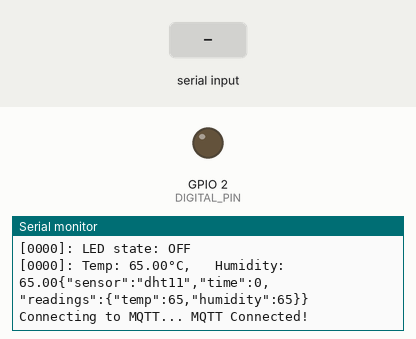
Bench run of a sketch on a simulated ESP8266 (NodeMCU). Parts: output pins drawn as LEDs (lit = HIGH), the last lines printed to the serial monitor. Inputs (shaded band) come from the test bench. WiFi joins after 1.5 s; servers stay silent unless stated; no MQTT or app messages arrive unless stated.

Above: at 2.7 s.
2.8 s: "turn_off\n" received over Serial
At 4.4 s:
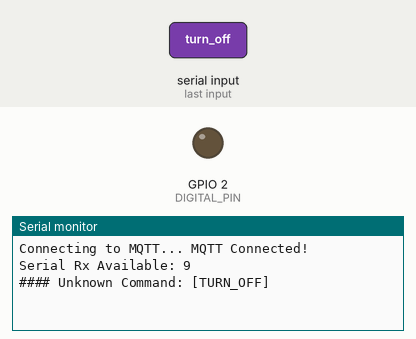
5.0 s: "1\n" received over Serial
At 6.0 s:
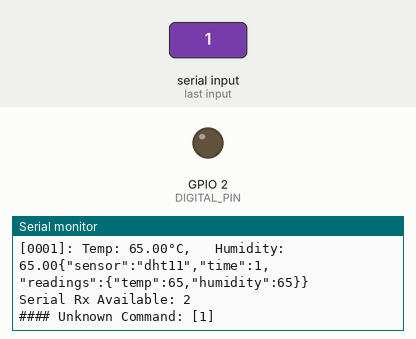
Timing chart, 0 to 8.0 s (numbered marks = the images above; inputs shaded):
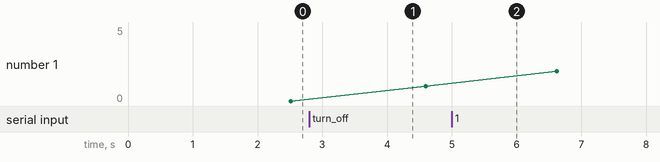

Measured:
- after the input at 2.8 s, the serial monitor: prints a new line after 0.79 s (image 1)
- after the input at 5.0 s, the serial monitor: prints a new line after 0.62 s (image 2)

The sketch:

mqtt_controls_relay.ino
```cpp
#include <ArduinoJson.h>
#include <ESP8266WiFi.h>
#include <Adafruit_Sensor.h>
#include "Adafruit_MQTT.h"
#include "Adafruit_MQTT_Client.h"
#include <stdarg.h>
//#include <dummy.h>

#if 0
//ref: https://circuits4you.com/2017/12/31/nodemcu-pinout/
#define PIN_WIRE_SDA                (4)
#define PIN_WIRE_SCL                (5)

static const uint8_t SDA            = PIN_WIRE_SDA;
static const uint8_t SCL            = PIN_WIRE_SCL;

static const uint8_t LED_BUILTIN    = 16;
static const uint8_t BUILTIN_LED    = 16;
//          NodeMCU Pin,    GPIO (Ardu),  PCB Pin Name
static const uint8_t D0             = 16;   // WAKE_UP
static const uint8_t D1             = 5;
static const uint8_t D2             = 4;
static const uint8_t D3             = 0;    // FLASH
static const uint8_t D4             = 2;    // TXD1
static const uint8_t D5             = 14;
static const uint8_t D6             = 12;
static const uint8_t D7             = 13;   // RXD2
static const uint8_t D8             = 15;   // TXD2
static const uint8_t D9_RX          = 3;    // RXD0
static const uint8_t D10_TX         = 1;    // TXD0
static const uint8_t A_IN           = A0;   // Analog input pin that the potentiometer is attached to
static const uint8_t A_OUT          = 9;    // SD2
#endif /* if 0 */

// the onoffbutton feed sets the PWM output of this pin
#define DIGITAL_PIN                 2     // GPIO2/D4
#define SERIAL_PRINTF_MAX_BUFF      256

/************************* WiFi Access Point *********************************/

#define WLAN_SSID                   "__UPDATE_ME__"
#define WLAN_PASS                   "__UPDATE_ME__"

/************************* Adafruit.io Setup *********************************/

#define AIO_SERVER                  "io.adafruit.com"
#define AIO_SERVERPORT              1883                // use 8883 for SSL
#define AIO_USERNAME                "__UPDATE_ME__"     //"...your AIO username (see https://accounts.adafruit.com)..."
#define AIO_KEY                     "__UPDATE_ME__"     //"...your AIO key..."
#define AIO_MQTT_FEED_ONOFFBUTTON   "__UPDATE_ME__"     //"...your AIO feed to use for communicating over MQTT..."

unsigned int state                  = LOW;              // Variable for the state of the LED
uint32_t delayMS_dht                = 2000;
uint32_t delayMS_loop               = 1000;
uint32_t delayMS_mqtt               = 1000;
unsigned int count                  = 0;
bool exit_loop                      = false;
bool skip_loop                      = false;
boolean stringComplete              = false;            // whether the string is complete
String inputString                  = "";               // a string to hold incoming data

// https://medium.com/@kslooi/print-formatted-data-in-arduino-serial-aaea9ca840e3
char buff[SERIAL_PRINTF_MAX_BUFF]   = {0};

// Arduino JSON: https://arduinojson.org/v6/api/json/serializejson/
DynamicJsonDocument doc(1024);  // Keeps the 'doc' on Heap
//StaticJsonDocument<1024> doc; // Keeps the 'doc' on Stack

/************ Global State (you don't need to change this!) ******************/

// Create an ESP8266 WiFiClient class to connect to the MQTT server.
WiFiClient client;
// or... use WiFiFlientSecure for SSL
//WiFiClientSecure client;

// Setup the MQTT client class by passing in the WiFi client and MQTT server and login details.
Adafruit_MQTT_Client mqtt(&client, AIO_SERVER, AIO_SERVERPORT, AIO_USERNAME, AIO_USERNAME, AIO_KEY);

/****************************** Feeds ***************************************/
// Setup a feed called 'arb_packet' for publishing.
// Notice MQTT paths for AIO follow the form: <username>/feeds/<feedname>
#define ARB_FEED "aXedge/feeds/aio_packet"
Adafruit_MQTT_Publish ap = Adafruit_MQTT_Publish(&mqtt, ARB_FEED);

//ref: https://io.adafruit.com/api/docs/mqtt.html#adafruit-io-mqtt-api

//// Notice MQTT paths for AIO follow the form: <username>/feeds/<feedname>
Adafruit_MQTT_Subscribe onoffbutton = Adafruit_MQTT_Subscribe(&mqtt, AIO_USERNAME AIO_MQTT_FEED_ONOFFBUTTON);
//Adafruit_MQTT_Subscribe onoffbutton = Adafruit_MQTT_Subscribe(&mqtt, AIO_USERNAME AIO_MQTT_FEED_ONOFFBUTTON, MQTT_QOS_1);

/*************************** Sketch Code ************************************/

/*
** ============================================================================
** Forward Declarations
** ============================================================================
**/
// Bug workaround for Arduino 1.6.6, it seems to need a function declaration
// for some reason (only affects ESP8266, likely an arduino-builder bug).
void MQTT_connect();
void onoffcallback(char *data, uint16_t len);
int report_dht_sensor_details();
void serialPrintf(const char *fmt, ...);
int handle_serial_event(String event_str);

/*
** ============================================================================
** Function Definitions
** ============================================================================
**/
/*---------------------------------------------------------------------------*/
void setup() {
  // reserve 200 bytes for the inputString:
  inputString.reserve(200);
  Serial.begin(115200);         // Set the communication speed
  pinMode(DIGITAL_PIN, OUTPUT);     // Initialize the GPIO2/D4 pin as an output
  pinMode(LED_BUILTIN, OUTPUT);     // Initialize the LED_BUILTIN pin as an output

  // Connect to WiFi access point.
  Serial.println(); Serial.println();
  Serial.println(F("------------------------------------"));
  Serial.print(F("Connecting to "));
  Serial.println(WLAN_SSID);

  WiFi.begin(WLAN_SSID, WLAN_PASS);
  while (WiFi.status() != WL_CONNECTED) {
    delay(500);
    Serial.print(".");
  }
  Serial.println();

  Serial.println("WiFi connected");
  Serial.println("IP address: "); Serial.println(WiFi.localIP());
  Serial.println(F("------------------------------------"));

  // Setup MQTT subscription for onoff & slider feed.
  Serial.println(F("------------------------------------"));
  Serial.println(F("Subscribing to MQTT..."));
  onoffbutton.setCallback(onoffcallback);
  mqtt.subscribe(&onoffbutton);
  Serial.println(F("MQTT Done..."));
  Serial.println(F("------------------------------------"));
}

/*---------------------------------------------------------------------------*/
// the loop function runs over and over again forever
void loop() {
  delay(delayMS_loop);                      // Wait for a second
  if (!skip_loop) {
    digitalWrite(DIGITAL_PIN /* LED_BUILTIN */, state);   // Turn the LED on (Note that LOW is the voltage level
    // but actually the LED is on; this is because
    // it is active low on the ESP-01)
    serialPrintf("[%04d]: LED state: %s\n", count, state?"ON":"OFF");
//    state = state == LOW ? HIGH : LOW;  // Change state LOW <-> HIGH
    report_dht_sensor_details();

    {
      // Ensure the connection to the MQTT server is alive (this will make the first
      // connection and automatically reconnect when disconnected).  See the MQTT_connect
      // function definition further below.
      MQTT_connect();
      // this is our 'wait for incoming subscription packets and callback em' busy subloop
      // try to spend your time here:
      mqtt.processPackets(delayMS_mqtt);

      // ping the server to keep the mqtt connection alive
      // NOT required if you are publishing once every KEEPALIVE seconds
      /*
      if(! mqtt.ping()) {
        mqtt.disconnect();
      }
      */
    }
    count++;
  }

  if (Serial.available()) {
    serialEvent();
  }

  if (stringComplete) {
    handle_serial_event(inputString);
    // clear the string:
    inputString = "";
    stringComplete = false;
  }

  if (exit_loop) {
    exit(0);
  }
}

/*---------------------------------------------------------------------------*/
/*
  SerialEvent occurs whenever a new data comes in the
 hardware serial RX.  This routine is run between each
 time loop() runs, so using delay inside loop can delay
 response.  Multiple bytes of data may be available.
 */
 // ref: https://www.arduino.cc/reference/en/language/functions/communication/serial/serialevent/
void serialEvent() {
  serialPrintf("Serial Rx Available: %d\n", Serial.available());
  while (Serial.available()) {
    // get the new byte:
    char inChar = (char)Serial.read();
    // add it to the inputString:
    if ((inChar != '\n') && (inChar != '\r')) {
      inputString += inChar;
    }
    // if the incoming character is a newline, set a flag
    // so the main loop can do something about it:
    if (inChar == '\n') {
      stringComplete = true;
    }
    else {
//      serialPrintf("Rx Buffer: %s\n", inputString.c_str());
    }
  }
}

/*---------------------------------------------------------------------------*/
// Function to connect and reconnect as necessary to the MQTT server.
// Should be called in the loop function and it will take care if connecting.
void MQTT_connect() {
  int8_t ret;

  // Stop if already connected.
  if (mqtt.connected()) {
    return;
  }

  Serial.print(F("Connecting to MQTT... "));

  uint8_t retries = 3;
  while ((ret = mqtt.connect()) != 0) { // connect will return 0 for connected
       Serial.println(mqtt.connectErrorString(ret));
       Serial.println(F("Retrying MQTT connection in 5 seconds..."));
       mqtt.disconnect();
       delay(5000);  // wait 5 seconds
       retries--;
       if (retries == 0) {
         // basically die and wait for WDT to reset me
         while (1);
       }
  }
  Serial.println(F("MQTT Connected!"));
}

/*---------------------------------------------------------------------------*/
void onoffcallback(char *data, uint16_t len) {
  Serial.print("onoff callback, the received message is: ");
  Serial.println(data);
  deserializeJson(doc, data);
  if (doc["cmd"] == "turn_off") {
    state = LOW;
  } else {
    state = HIGH;
  }
  digitalWrite(LED_BUILTIN, state);   // Turn the LED on (Note that LOW is the voltage level
  digitalWrite(DIGITAL_PIN, !state);   // Turn the LED on (Note that LOW is the voltage level
  doc.remove("cmd");
  doc.remove("dest");
  // Publish latest DHT Sensor readings in response
  {
    size_t packet_len = 0;
    report_dht_sensor_details();
    buff[0] = 0;
    packet_len = serializeJson(doc, buff, SERIAL_PRINTF_MAX_BUFF);
    if (packet_len > 0) {
      if (! ap.publish((uint8_t *)buff, packet_len))
        Serial.println(F("Publish Failed."));
      else {
        Serial.println(F("Publish Success!"));
      }
    }
  }
}

/*---------------------------------------------------------------------------*/
int report_dht_sensor_details() {
  long outputValue = 0;
  sensors_event_t event;

  doc["sensor"] = "dht11";
  doc["time"]   = count;
  doc["readings"]["temp"] = 0.00;
  doc["readings"]["humidity"] = 0.00;

  // TEMP_HACK
  event.temperature = 25.5;
  event.relative_humidity = 65.0;
  snprintf(buff+strlen(buff), SERIAL_PRINTF_MAX_BUFF - strlen(buff), "[%04d]:", count);
  snprintf(buff+strlen(buff), SERIAL_PRINTF_MAX_BUFF - strlen(buff), " Temp: %0.2f°C,", event.temperature);
  doc["readings"]["temp"] = event.temperature;
  snprintf(buff+strlen(buff), SERIAL_PRINTF_MAX_BUFF - strlen(buff), " \tHumidity: %0.2f%\0", event.relative_humidity);
  doc["readings"]["humidity"] = event.relative_humidity;

  serializeJson(doc, buff+strlen(buff), SERIAL_PRINTF_MAX_BUFF - strlen(buff));
  // This prints:
  // {"sensor":"gps","time":1351824120,"data":[48.756080,2.302038]}
  Serial.println(buff);
}

/*---------------------------------------------------------------------------*/
void serialPrintf(const char *fmt, ...) {
  /* Buffer for storing the formatted data */
  buff[0] = 0;
  /* pointer to the variable arguments list */
  va_list pargs;
  /* Initialise pargs to point to the first optional argument */
  va_start(pargs, fmt);
  /* create the formatted data and store in buff */
  vsnprintf(buff, SERIAL_PRINTF_MAX_BUFF, fmt, pargs);
  va_end(pargs);
  Serial.print(buff);
}

/*---------------------------------------------------------------------------*/
int handle_serial_event(String event_str) {
  static const String inc_delay_str = String("INC_DELAY");
  static const String dec_delay_str = String("DEC_DELAY");
  static const String resume_str = String("RESUME");
  static const String pause_str = String("PAUSE");
  static const String stop_str = String("STOP");
  event_str.toUpperCase();
  if (event_str == stop_str) {
    serialPrintf(">>> Executing Command: [%s]\n", event_str.c_str());
    exit_loop = true;
  } else if (event_str == pause_str) {
    skip_loop = true;
    serialPrintf(">>> Executing Command: [%s]\n", event_str.c_str());
  } else if (event_str.equals(resume_str)) {
    skip_loop = false;
    serialPrintf(">>> Executing Command: [%s]\n", event_str.c_str());
  } else if (event_str == inc_delay_str) {
    delayMS_loop += 10000;
    serialPrintf(">>> Executing Command: [%s]\n", event_str.c_str());
  } else if (event_str == dec_delay_str) {
    delayMS_loop -= 10000;
    if (delayMS_loop < 1000) {
      delayMS_loop = 1000;
    }
    serialPrintf(">>> Executing Command: [%s]\n", event_str.c_str());
  } else {
    serialPrintf("#### Unknown Command: [%s]\n", event_str.c_str());
  }
}
```
